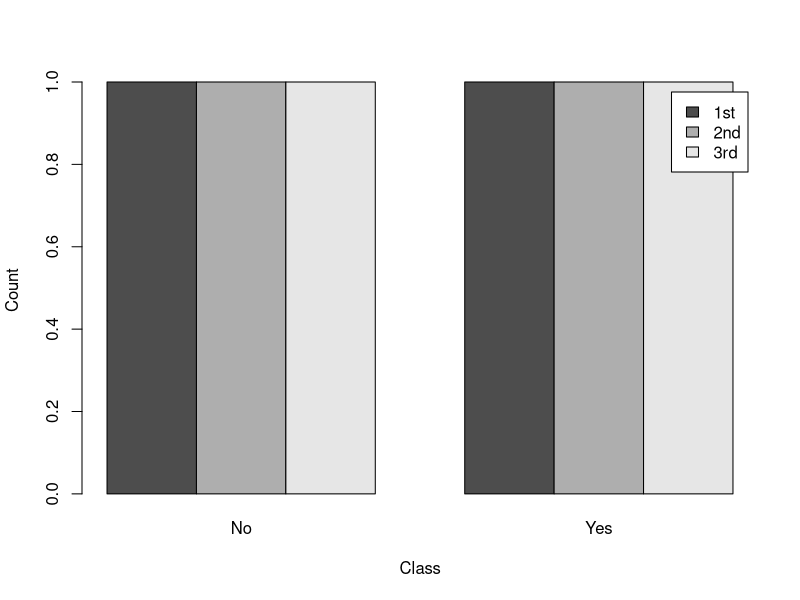
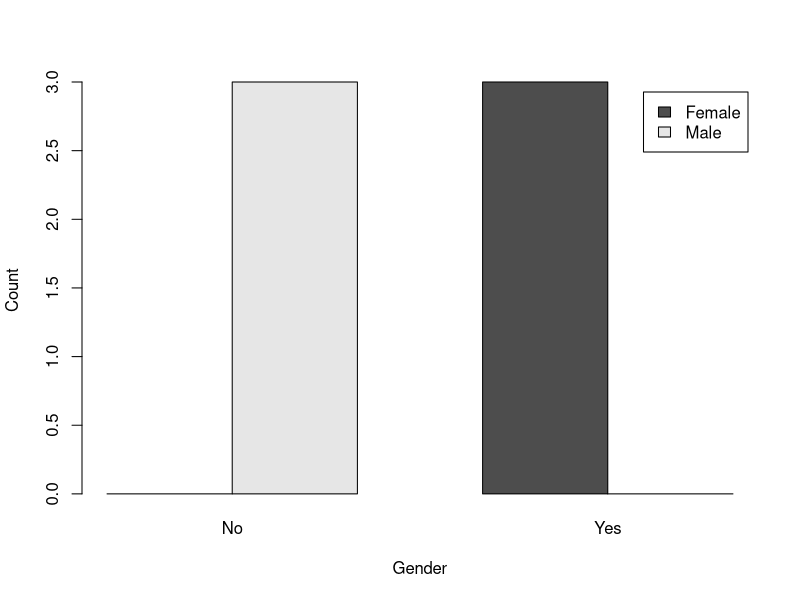
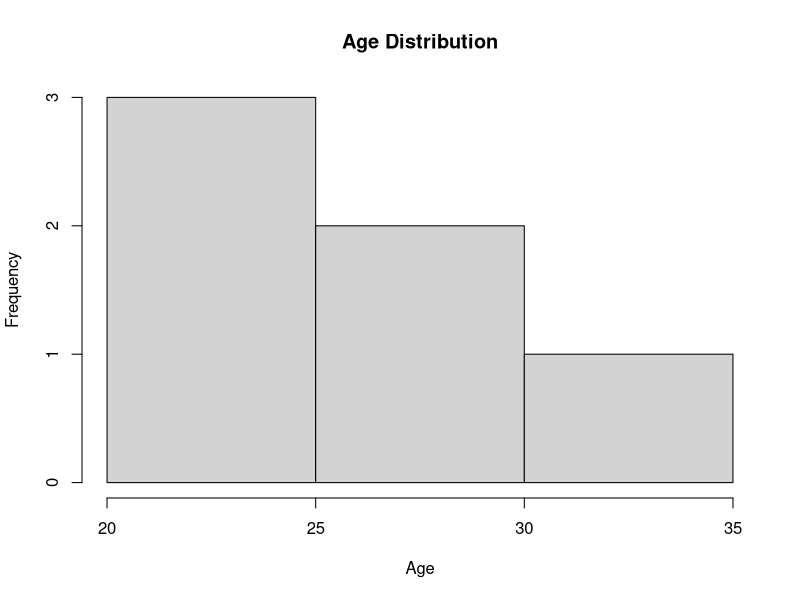

Source code (R) for these figures, in order:
# Create Titanic Data
data <- data.frame(
  Class = c("1st","1st","2nd","2nd","3rd","3rd"),
  Sex = c("Male","Female","Male","Female","Male","Female"),
  Survived = c("No","Yes","No","Yes","No","Yes"),
  Age = c(25,30,35,28,20,22)
)

# Survival vs Class
barplot(table(data$Class, data$Survived),
        beside = TRUE,
        legend = TRUE,
        xlab = "Class",
        ylab = "Count")

# Survival vs Gender
barplot(table(data$Sex, data$Survived),
        beside = TRUE,
        legend = TRUE,
        xlab = "Gender",
        ylab = "Count")

# Histogram of Age
hist(data$Age,
     main = "Age Distribution",
     xlab = "Age")
